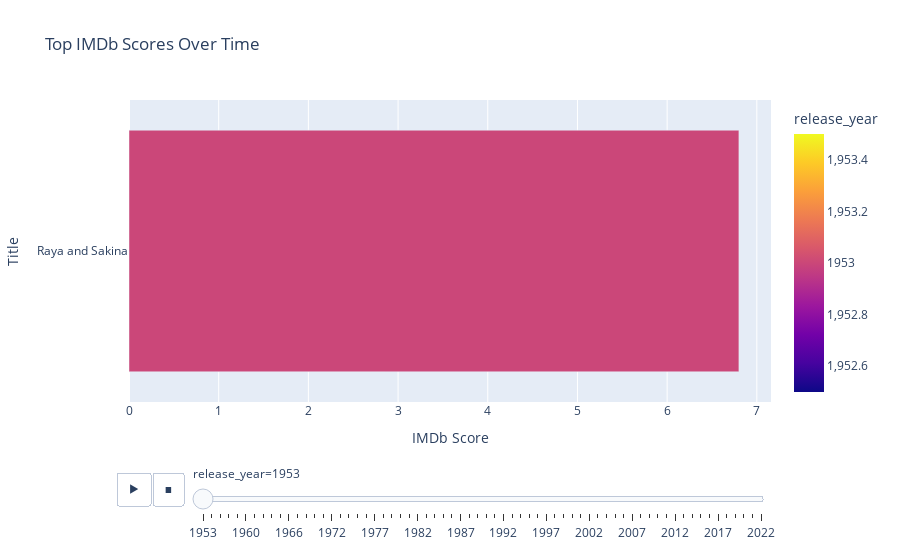

Write notebook code for a chart like this one.
### Code cell
#Top3 every year
grouped = movies_df.groupby('release_year')
top_scores_per_year = grouped[movies_df.columns[1:]].apply(lambda x: x.nlargest(3, 'imdb_score')).reset_index(drop=True)

fig = px.bar(top_scores_per_year, x='imdb_score', y='title', color='release_year', 
             orientation='h', animation_frame='release_year', 
             title='Top IMDb Scores Over Time')
fig.update_layout(xaxis_title='IMDb Score', yaxis_title='Title')
fig.show()

### Figure 1 — Plotly figure (JSON) as saved in the notebook; plotly's stock layout.template omitted (floating-point values rounded to 4 significant figures)
{"data": [{"alignmentgroup": "True", "hovertemplate": "release_year=%{marker.color}<br>imdb_score=%{x}<br>title=%{y}<extra></extra>", "legendgroup": "", "marker": {"color": [1953], "coloraxis": "coloraxis", "pattern": {"shape": ""}}, "name": "", "offsetgroup": "", "orientation": "h", "showlegend": false, "textposition": "auto", "type": "bar", "x": [6.8], "xaxis": "x", "y": ["Raya and Sakina"], "yaxis": "y"}], "layout": {"autosize": true, "barmode": "relative", "coloraxis": {"colorbar": {"title": {"text": "release_year"}}, "colorscale": [[0, "#0d0887"], [0.1111, "#46039f"], [0.2222, "#7201a8"], [0.3333, "#9c179e"], [0.4444, "#bd3786"], [0.5556, "#d8576b"], [0.6667, "#ed7953"], [0.7778, "#fb9f3a"], [0.8889, "#fdca26"], [1, "#f0f921"]]}, "legend": {"tracegroupgap": 0}, "sliders": [{"active": 0, "currentvalue": {"prefix": "release_year="}, "len": 0.9, "pad": {"b": 10, "t": 60}, "steps": [{"args": [["1953"], {"frame": {"duration": 0, "redraw": true}, "fromcurrent": true, "mode": "immediate", "transition": {"duration": 0, "easing": "linear"}}], "label": "1953", "method": "animate"}, {"args": [["1954"], {"frame": {"duration": 0, "redraw": true}, "fromcurrent": true, "mode": "immediate", "transition": {"duration": 0, "easing": "linear"}}], "label": "1954", "method": "animate"}, {"args": [["1956"], {"frame": {"duration": 0, "redraw": true}, "fromcurrent": true, "mode": "immediate", "transition": {"duration": 0, "easing": "linear"}}], "label": "1956", "method": "animate"}, {"args": [["1958"], {"frame": {"duration": 0, "redraw": true}, "fromcurrent": true, "mode": "immediate", "transition": {"duration": 0, "easing": "linear"}}], "label": "1958", "method": "animate"}, {"args": [["1959"], {"frame": {"duration": 0, "redraw": true}, "fromcurrent": true, "mode": "immediate", "transition": {"duration": 0, "easing": "linear"}}], "label": "1959", "method": "animate"}, {"args": [["1960"], {"frame": {"duration": 0, "redraw": true}, "fromcurrent": true, "mode": "immediate", "transition": {"duration": 0, "easing": "linear"}}], "label": "1960", "method": "animate"}, {"args": [["1961"], {"frame": {"duration": 0, "redraw": true}, "fromcurrent": true, "mode": "immediate", "transition": {"duration": 0, "easing": "linear"}}], "label": "1961", "method": "animate"}, {"args": [["1962"], {"frame": {"duration": 0, "redraw": true}, "fromcurrent": true, "mode": "immediate", "transition": {"duration": 0, "easing": "linear"}}], "label": "1962", "method": "animate"}, {"args": [["1963"], {"frame": {"duration": 0, "redraw": true}, "fromcurrent": true, "mode": "immediate", "transition": {"duration": 0, "easing": "linear"}}], "label": "1963", "method": "animate"}, {"args": [["1964"], {"frame": {"duration": 0, "redraw": true}, "fromcurrent": true, "mode": "immediate", "transition": {"duration": 0, "easing": "linear"}}], "label": "1964", "method": "animate"}, {"args": [["1966"], {"frame": {"duration": 0, "redraw": true}, "fromcurrent": true, "mode": "immediate", "transition": {"duration": 0, "easing": "linear"}}], "label": "1966", "method": "animate"}, {"args": [["1967"], {"frame": {"duration": 0, "redraw": true}, "fromcurrent": true, "mode": "immediate", "transition": {"duration": 0, "easing": "linear"}}], "label": "1967", "method": "animate"}, {"args": [["1968"], {"frame": {"duration": 0, "redraw": true}, "fromcurrent": true, "mode": "immediate", "transition": {"duration": 0, "easing": "linear"}}], "label": "1968", "method": "animate"}, {"args": [["1969"], {"frame": {"duration": 0, "redraw": true}, "fromcurrent": true, "mode": "immediate", "transition": {"duration": 0, "easing": "linear"}}], "label": "1969", "method": "animate"}, {"args": [["1971"], {"frame": {"duration": 0, "redraw": true}, "fromcurrent": true, "mode": "immediate", "transition": {"duration": 0, "easing": "linear"}}], "label": "1971", "method": "animate"}, {"args": [["1972"], {"frame": {"duration": 0, "redraw": true}, "fromcurrent": true, "mode": "immediate", "transition": {"duration": 0, "easing": "linear"}}], "label": "1972", "method": "animate"}, {"args": [["1973"], {"frame": {"duration": 0, "redraw": true}, "fromcurrent": true, "mode": "immediate", "transition": {"duration": 0, "easing": "linear"}}], "label": "1973", "method": "animate"}, {"args": [["1974"], {"frame": {"duration": 0, "redraw": true}, "fromcurrent": true, "mode": "immediate", "transition": {"duration": 0, "easing": "linear"}}], "label": "1974", "method": "animate"}, {"args": [["1975"], {"frame": {"duration": 0, "redraw": true}, "fromcurrent": true, "mode": "immediate", "transition": {"duration": 0, "easing": "linear"}}], "label": "1975", "method": "animate"}, {"args": [["1976"], {"frame": {"duration": 0, "redraw": true}, "fromcurrent": true, "mode": "immediate", "transition": {"duration": 0, "easing": "linear"}}], "label": "1976", "method": "animate"}, {"args": [["1977"], {"frame": {"duration": 0, "redraw": true}, "fromcurrent": true, "mode": "immediate", "transition": {"duration": 0, "easing": "linear"}}], "label": "1977", "method": "animate"}, {"args": [["1978"], {"frame": {"duration": 0, "redraw": true}, "fromcurrent": true, "mode": "immediate", "transition": {"duration": 0, "easing": "linear"}}], "label": "1978", "method": "animate"}, {"args": [["1979"], {"frame": {"duration": 0, "redraw": true}, "fromcurrent": true, "mode": "immediate", "transition": {"duration": 0, "easing": "linear"}}], "label": "1979", "method": "animate"}, {"args": [["1980"], {"frame": {"duration": 0, "redraw": true}, "fromcurrent": true, "mode": "immediate", "transition": {"duration": 0, "easing": "linear"}}], "label": "1980", "method": "animate"}, {"args": [["1981"], {"frame": {"duration": 0, "redraw": true}, "fromcurrent": true, "mode": "immediate", "transition": {"duration": 0, "easing": "linear"}}], "label": "1981", "method": "animate"}, {"args": [["1982"], {"frame": {"duration": 0, "redraw": true}, "fromcurrent": true, "mode": "immediate", "transition": {"duration": 0, "easing": "linear"}}], "label": "1982", "method": "animate"}, {"args": [["1983"], {"frame": {"duration": 0, "redraw": true}, "fromcurrent": true, "mode": "immediate", "transition": {"duration": 0, "easing": "linear"}}], "label": "1983", "method": "animate"}, {"args": [["1984"], {"frame": {"duration": 0, "redraw": true}, "fromcurrent": true, "mode": "immediate", "transition": {"duration": 0, "easing": "linear"}}], "label": "1984", "method": "animate"}, {"args": [["1985"], {"frame": {"duration": 0, "redraw": true}, "fromcurrent": true, "mode": "immediate", "transition": {"duration": 0, "easing": "linear"}}], "label": "1985", "method": "animate"}, {"args": [["1986"], {"frame": {"duration": 0, "redraw": true}, "fromcurrent": true, "mode": "immediate", "transition": {"duration": 0, "easing": "linear"}}], "label": "1986", "method": "animate"}, {"args": [["1987"], {"frame": {"duration": 0, "redraw": true}, "fromcurrent": true, "mode": "immediate", "transition": {"duration": 0, "easing": "linear"}}], "label": "1987", "method": "animate"}, {"args": [["1988"], {"frame": {"duration": 0, "redraw": true}, "fromcurrent": true, "mode": "immediate", "transition": {"duration": 0, "easing": "linear"}}], "label": "1988", "method": "animate"}, {"args": [["1989"], {"frame": {"duration": 0, "redraw": true}, "fromcurrent": true, "mode": "immediate", "transition": {"duration": 0, "easing": "linear"}}], "label": "1989", "method": "animate"}, {"args": [["1990"], {"frame": {"duration": 0, "redraw": true}, "fromcurrent": true, "mode": "immediate", "transition": {"duration": 0, "easing": "linear"}}], "label": "1990", "method": "animate"}, {"args": [["1991"], {"frame": {"duration": 0, "redraw": true}, "fromcurrent": true, "mode": "immediate", "transition": {"duration": 0, "easing": "linear"}}], "label": "1991", "method": "animate"}, {"args": [["1992"], {"frame": {"duration": 0, "redraw": true}, "fromcurrent": true, "mode": "immediate", "transition": {"duration": 0, "easing": "linear"}}], "label": "1992", "method": "animate"}, {"args": [["1993"], {"frame": {"duration": 0, "redraw": true}, "fromcurrent": true, "mode": "immediate", "transition": {"duration": 0, "easing": "linear"}}], "label": "1993", "method": "animate"}, {"args": [["1994"], {"frame": {"duration": 0, "redraw": true}, "fromcurrent": true, "mode": "immediate", "transition": {"duration": 0, "easing": "linear"}}], "label": "1994", "method": "animate"}, {"args": [["1995"], {"frame": {"duration": 0, "redraw": true}, "fromcurrent": true, "mode": "immediate", "transition": {"duration": 0, "easing": "linear"}}], "label": "1995", "method": "animate"}, {"args": [["1996"], {"frame": {"duration": 0, "redraw": true}, "fromcurrent": true, "mode": "immediate", "transition": {"duration": 0, "easing": "linear"}}], "label": "1996", "method": "animate"}, {"args": [["1997"], {"frame": {"duration": 0, "redraw": true}, "fromcurrent": true, "mode": "immediate", "transition": {"duration": 0, "easing": "linear"}}], "label": "1997", "method": "animate"}, {"args": [["1998"], {"frame": {"duration": 0, "redraw": true}, "fromcurrent": true, "mode": "immediate", "transition": {"duration": 0, "easing": "linear"}}], "label": "1998", "method": "animate"}, {"args": [["1999"], {"frame": {"duration": 0, "redraw": true}, "fromcurrent": true, "mode": "immediate", "transition": {"duration": 0, "easing": "linear"}}], "label": "1999", "method": "animate"}, {"args": [["2000"], {"frame": {"duration": 0, "redraw": true}, "fromcurrent": true, "mode": "immediate", "transition": {"duration": 0, "easing": "linear"}}], "label": "2000", "method": "animate"}, {"args": [["2001"], {"frame": {"duration": 0, "redraw": true}, "fromcurrent": true, "mode": "immediate", "transition": {"duration": 0, "easing": "linear"}}], "label": "2001", "method": "animate"}, {"args": [["2002"], {"frame": {"duration": 0, "redraw": true}, "fromcurrent": true, "mode": "immediate", "transition": {"duration": 0, "easing": "linear"}}], "label": "2002", "method": "animate"}, {"args": [["2003"], {"frame": {"duration": 0, "redraw": true}, "fromcurrent": true, "mode": "immediate", "transition": {"duration": 0, "easing": "linear"}}], "label": "2003", "method": "animate"}, {"args": [["2004"], {"frame": {"duration": 0, "redraw": true}, "fromcurrent": true, "mode": "immediate", "transition": {"duration": 0, "easing": "linear"}}], "label": "2004", "method": "animate"}, {"args": [["2005"], {"frame": {"duration": 0, "redraw": true}, "fromcurrent": true, "mode": "immediate", "transition": {"duration": 0, "easing": "linear"}}], "label": "2005", "method": "animate"}, {"args": [["2006"], {"frame": {"duration": 0, "redraw": true}, "fromcurrent": true, "mode": "immediate", "transition": {"duration": 0, "easing": "linear"}}], "label": "2006", "method": "animate"}, {"args": [["2007"], {"frame": {"duration": 0, "redraw": true}, "fromcurrent": true, "mode": "immediate", "transition": {"duration": 0, "easing": "linear"}}], "label": "2007", "method": "animate"}, {"args": [["2008"], {"frame": {"duration": 0, "redraw": true}, "fromcurrent": true, "mode": "immediate", "transition": {"duration": 0, "easing": "linear"}}], "label": "2008", "method": "animate"}, {"args": [["2009"], {"frame": {"duration": 0, "redraw": true}, "fromcurrent": true, "mode": "immediate", "transition": {"duration": 0, "easing": "linear"}}], "label": "2009", "method": "animate"}, {"args": [["2010"], {"frame": {"duration": 0, "redraw": true}, "fromcurrent": true, "mode": "immediate", "transition": {"duration": 0, "easing": "linear"}}], "label": "2010", "method": "animate"}, {"args": [["2011"], {"frame": {"duration": 0, "redraw": true}, "fromcurrent": true, "mode": "immediate", "transition": {"duration": 0, "easing": "linear"}}], "label": "2011", "method": "animate"}, {"args": [["2012"], {"frame": {"duration": 0, "redraw": true}, "fromcurrent": true, "mode": "immediate", "transition": {"duration": 0, "easing": "linear"}}], "label": "2012", "method": "animate"}, {"args": [["2013"], {"frame": {"duration": 0, "redraw": true}, "fromcurrent": true, "mode": "immediate", "transition": {"duration": 0, "easing": "linear"}}], "label": "2013", "method": "animate"}, {"args": [["2014"], {"frame": {"duration": 0, "redraw": true}, "fromcurrent": true, "mode": "immediate", "transition": {"duration": 0, "easing": "linear"}}], "label": "2014", "method": "animate"}, {"args": [["2015"], {"frame": {"duration": 0, "redraw": true}, "fromcurrent": true, "mode": "immediate", "transition": {"duration": 0, "easing": "linear"}}], "label": "2015", "method": "animate"}, {"args": [["2016"], {"frame": {"duration": 0, "redraw": true}, "fromcurrent": true, "mode": "immediate", "transition": {"duration": 0, "easing": "linear"}}], "label": "2016", "method": "animate"}, {"args": [["2017"], {"frame": {"duration": 0, "redraw": true}, "fromcurrent": true, "mode": "immediate", "transition": {"duration": 0, "easing": "linear"}}], "label": "2017", "method": "animate"}, {"args": [["2018"], {"frame": {"duration": 0, "redraw": true}, "fromcurrent": true, "mode": "immediate", "transition": {"duration": 0, "easing": "linear"}}], "label": "2018", "method": "animate"}, {"args": [["2019"], {"frame": {"duration": 0, "redraw": true}, "fromcurrent": true, "mode": "immediate", "transition": {"duration": 0, "easing": "linear"}}], "label": "2019", "method": "animate"}, {"args": [["2020"], {"frame": {"duration": 0, "redraw": true}, "fromcurrent": true, "mode": "immediate", "transition": {"duration": 0, "easing": "linear"}}], "label": "2020", "method": "animate"}, {"args": [["2021"], {"frame": {"duration": 0, "redraw": true}, "fromcurrent": true, "mode": "immediate", "transition": {"duration": 0, "easing": "linear"}}], "label": "2021", "method": "animate"}, {"args": [["2022"], {"frame": {"duration": 0, "redraw": true}, "fromcurrent": true, "mode": "immediate", "transition": {"duration": 0, "easing": "linear"}}], "label": "2022", "method": "animate"}], "x": 0.1, "xanchor": "left", "y": 0, "yanchor": "top"}], "title": {"text": "Top IMDb Scores Over Time"}, "updatemenus": [{"buttons": [{"args": [null, {"frame": {"duration": 500, "redraw": true}, "fromcurrent": true, "mode": "immediate", "transition": {"duration": 500, "easing": "linear"}}], "label": "&#9654;", "method": "animate"}, {"args": [[null], {"frame": {"duration": 0, "redraw": true}, "fromcurrent": true, "mode": "immediate", "transition": {"duration": 0, "easing": "linear"}}], "label": "&#9724;", "method": "animate"}], "direction": "left", "pad": {"r": 10, "t": 70}, "showactive": false, "type": "buttons", "x": 0.1, "xanchor": "right", "y": 0, "yanchor": "top"}], "xaxis": {"anchor": "y", "autorange": true, "domain": [0, 1], "range": [0, 7.158], "title": {"text": "IMDb Score"}, "type": "linear"}, "yaxis": {"anchor": "x", "autorange": true, "domain": [0, 1], "range": [-0.5, 0.5], "title": {"text": "Title"}, "type": "category"}}}
